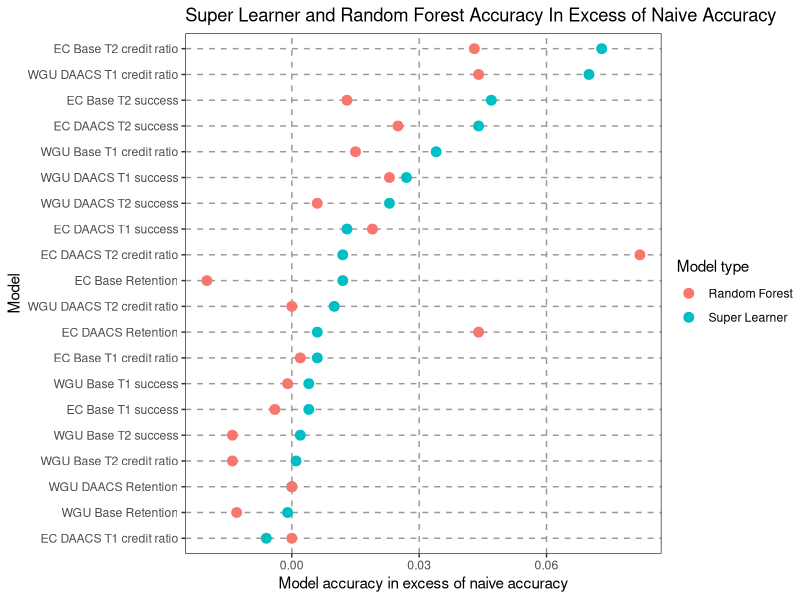

The R source for this figure:
library(tidyverse)
raw <- read_csv("viz 211113 1034.csv")

raw %>%
  mutate("label" = str_c(`School`, `Explanatory variables`, `Response variable`, sep = " ")) %>%
  mutate("Super Learner" = `sl accuracy` - `naive accuracy`) %>%
  mutate("Random Forest" = `rf accuracy` - `naive accuracy`) %>%
  select(c(label, `Super Learner`, `Random Forest`)) %>%
  arrange(`Super Learner`) %>%
  mutate("sort" = 1:length(`Super Learner`)) %>%
  pivot_longer(cols = c(`Super Learner`, `Random Forest`), names_to = "Model type") %>%
  ggplot(aes(x = value, y = reorder(label, sort), color = `Model type`)) +
  geom_point(size = 3) +
  theme_test() +
  theme(
    panel.grid.major.y = element_line(colour = "gray60", linetype = "dashed"),
    panel.grid.major.x = element_line(colour = "gray60", linetype = "dashed")
  ) +
  labs(x = "Model accuracy in excess of naive accuracy",
       y = "Model",
       title = "Super Learner and Random Forest Accuracy In Excess of Naive Accuracy")
